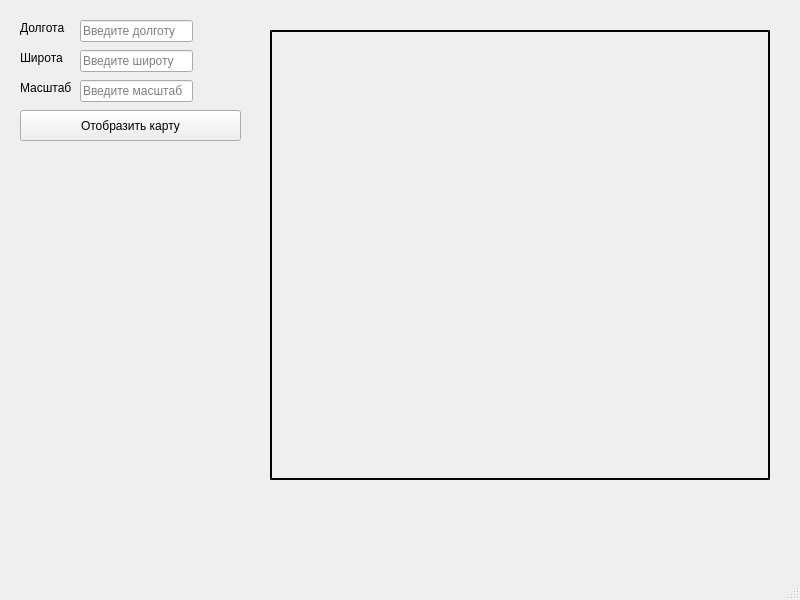
<?xml version="1.0" encoding="UTF-8"?>
<ui version="4.0">
 <class>MainWindow</class>
 <widget class="QMainWindow" name="MainWindow">
  <property name="geometry">
   <rect>
    <x>0</x>
    <y>0</y>
    <width>800</width>
    <height>600</height>
   </rect>
  </property>
  <property name="focusPolicy">
   <enum>Qt::ClickFocus</enum>
  </property>
  <property name="windowTitle">
   <string>МиниПоисковик</string>
  </property>
  <property name="toolButtonStyle">
   <enum>Qt::ToolButtonIconOnly</enum>
  </property>
  <widget class="QWidget" name="centralwidget">
   <widget class="QLabel" name="labelLon">
    <property name="geometry">
     <rect>
      <x>20</x>
      <y>20</y>
      <width>51</width>
      <height>16</height>
     </rect>
    </property>
    <property name="text">
     <string>Долгота</string>
    </property>
   </widget>
   <widget class="QLabel" name="labelLat">
    <property name="geometry">
     <rect>
      <x>20</x>
      <y>50</y>
      <width>51</width>
      <height>16</height>
     </rect>
    </property>
    <property name="text">
     <string>Широта</string>
    </property>
   </widget>
   <widget class="QLabel" name="labelScale">
    <property name="geometry">
     <rect>
      <x>20</x>
      <y>80</y>
      <width>61</width>
      <height>16</height>
     </rect>
    </property>
    <property name="text">
     <string>Масштаб </string>
    </property>
   </widget>
   <widget class="QLineEdit" name="lon">
    <property name="geometry">
     <rect>
      <x>80</x>
      <y>20</y>
      <width>113</width>
      <height>22</height>
     </rect>
    </property>
    <property name="cursor">
     <cursorShape>IBeamCursor</cursorShape>
    </property>
    <property name="mouseTracking">
     <bool>true</bool>
    </property>
    <property name="focusPolicy">
     <enum>Qt::ClickFocus</enum>
    </property>
    <property name="styleSheet">
     <string notr="true"/>
    </property>
    <property name="frame">
     <bool>true</bool>
    </property>
    <property name="cursorPosition">
     <number>0</number>
    </property>
    <property name="placeholderText">
     <string>Введите долготу</string>
    </property>
    <property name="cursorMoveStyle">
     <enum>Qt::LogicalMoveStyle</enum>
    </property>
    <property name="clearButtonEnabled">
     <bool>false</bool>
    </property>
   </widget>
   <widget class="QLineEdit" name="lat">
    <property name="geometry">
     <rect>
      <x>80</x>
      <y>50</y>
      <width>113</width>
      <height>22</height>
     </rect>
    </property>
    <property name="focusPolicy">
     <enum>Qt::ClickFocus</enum>
    </property>
    <property name="placeholderText">
     <string>Введите широту</string>
    </property>
   </widget>
   <widget class="QLineEdit" name="scale">
    <property name="geometry">
     <rect>
      <x>80</x>
      <y>80</y>
      <width>113</width>
      <height>22</height>
     </rect>
    </property>
    <property name="focusPolicy">
     <enum>Qt::ClickFocus</enum>
    </property>
    <property name="placeholderText">
     <string>Введите масштаб</string>
    </property>
   </widget>
   <widget class="QLabel" name="photo">
    <property name="geometry">
     <rect>
      <x>270</x>
      <y>30</y>
      <width>500</width>
      <height>450</height>
     </rect>
    </property>
    <property name="focusPolicy">
     <enum>Qt::ClickFocus</enum>
    </property>
    <property name="styleSheet">
     <string notr="true">border-style:outset;
    border-width: 2px;
    border-color: black;</string>
    </property>
    <property name="text">
     <string/>
    </property>
   </widget>
   <widget class="QPushButton" name="showMapbtn">
    <property name="geometry">
     <rect>
      <x>20</x>
      <y>110</y>
      <width>221</width>
      <height>31</height>
     </rect>
    </property>
    <property name="styleSheet">
     <string notr="true"/>
    </property>
    <property name="text">
     <string>Отобразить карту</string>
    </property>
   </widget>
   <widget class="QLabel" name="labelError">
    <property name="geometry">
     <rect>
      <x>270</x>
      <y>10</y>
      <width>211</width>
      <height>16</height>
     </rect>
    </property>
    <property name="styleSheet">
     <string notr="true">color: rgb(255, 0, 0);</string>
    </property>
    <property name="text">
     <string/>
    </property>
   </widget>
   <widget class="QLabel" name="labelErrorData">
    <property name="geometry">
     <rect>
      <x>10</x>
      <y>0</y>
      <width>211</width>
      <height>16</height>
     </rect>
    </property>
    <property name="styleSheet">
     <string notr="true">color: rgb(255, 0, 0);</string>
    </property>
    <property name="text">
     <string/>
    </property>
   </widget>
  </widget>
  <widget class="QStatusBar" name="statusbar"/>
 </widget>
 <resources/>
 <connections/>
</ui>
